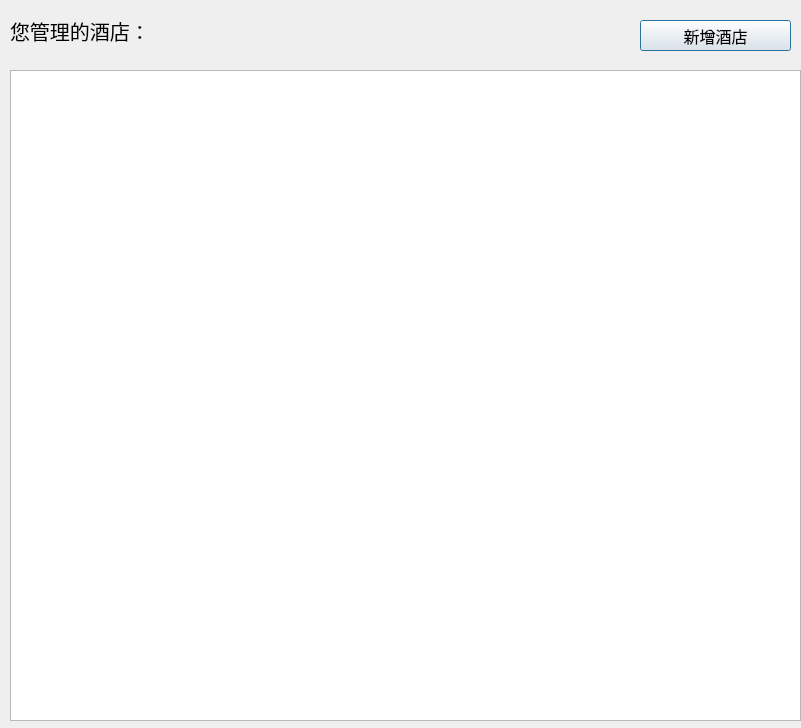
<?xml version="1.0" encoding="UTF-8"?>
<ui version="4.0">
 <class>Dlg_hotel</class>
 <widget class="QDialog" name="Dlg_hotel">
  <property name="geometry">
   <rect>
    <x>0</x>
    <y>0</y>
    <width>801</width>
    <height>728</height>
   </rect>
  </property>
  <property name="windowTitle">
   <string>酒店管理系统</string>
  </property>
  <widget class="QLabel" name="label">
   <property name="geometry">
    <rect>
     <x>10</x>
     <y>10</y>
     <width>181</width>
     <height>41</height>
    </rect>
   </property>
   <property name="font">
    <font>
     <family>微软雅黑</family>
     <pointsize>15</pointsize>
    </font>
   </property>
   <property name="text">
    <string>您管理的酒店：</string>
   </property>
  </widget>
  <widget class="QListWidget" name="listWidget">
   <property name="geometry">
    <rect>
     <x>10</x>
     <y>70</y>
     <width>791</width>
     <height>651</height>
    </rect>
   </property>
  </widget>
  <widget class="QPushButton" name="pBtn_newHotel">
   <property name="geometry">
    <rect>
     <x>640</x>
     <y>20</y>
     <width>151</width>
     <height>31</height>
    </rect>
   </property>
   <property name="font">
    <font>
     <pointsize>12</pointsize>
    </font>
   </property>
   <property name="text">
    <string>新增酒店</string>
   </property>
  </widget>
 </widget>
 <resources/>
 <connections/>
</ui>
